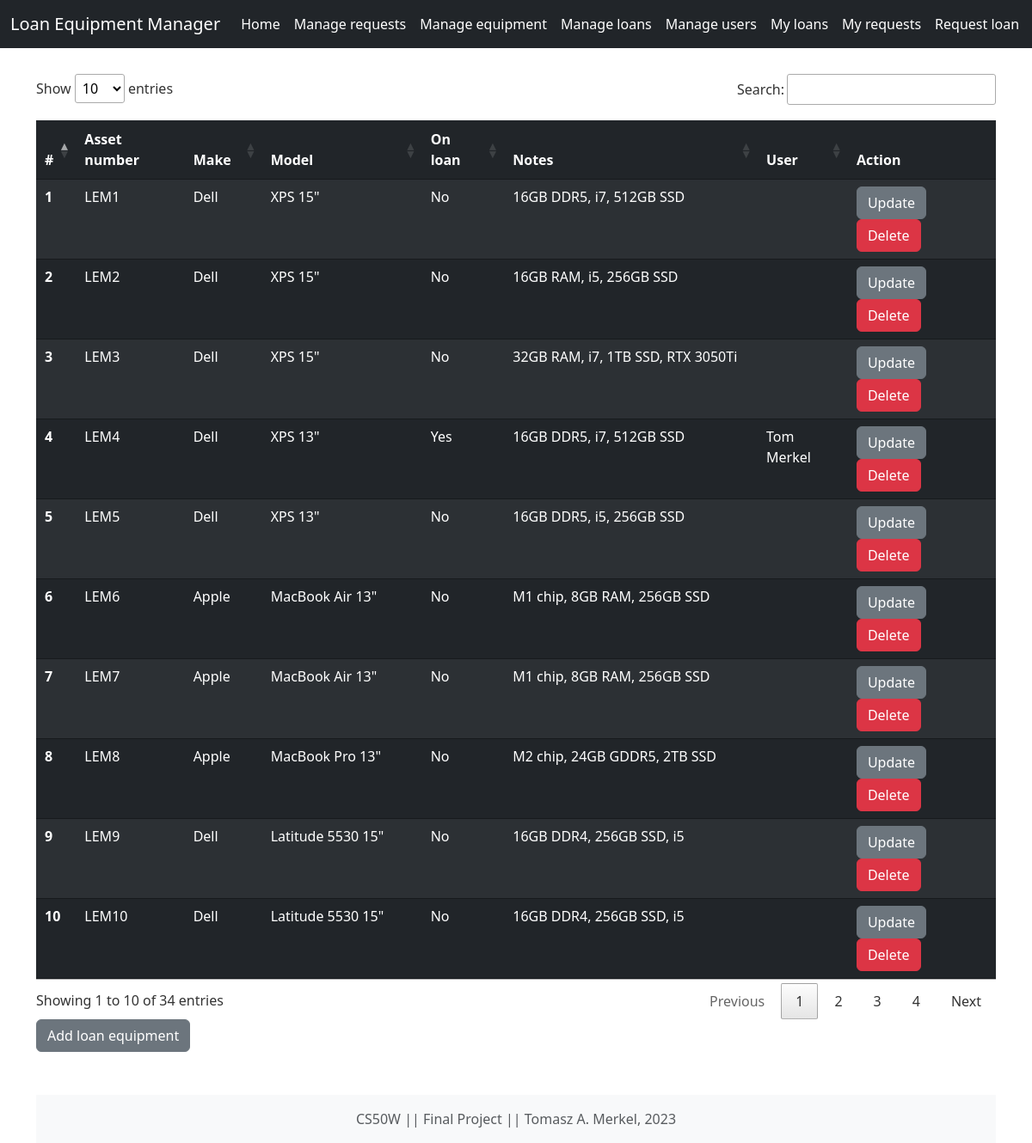
Before: /manage_equipment (signed in) with the older database file.
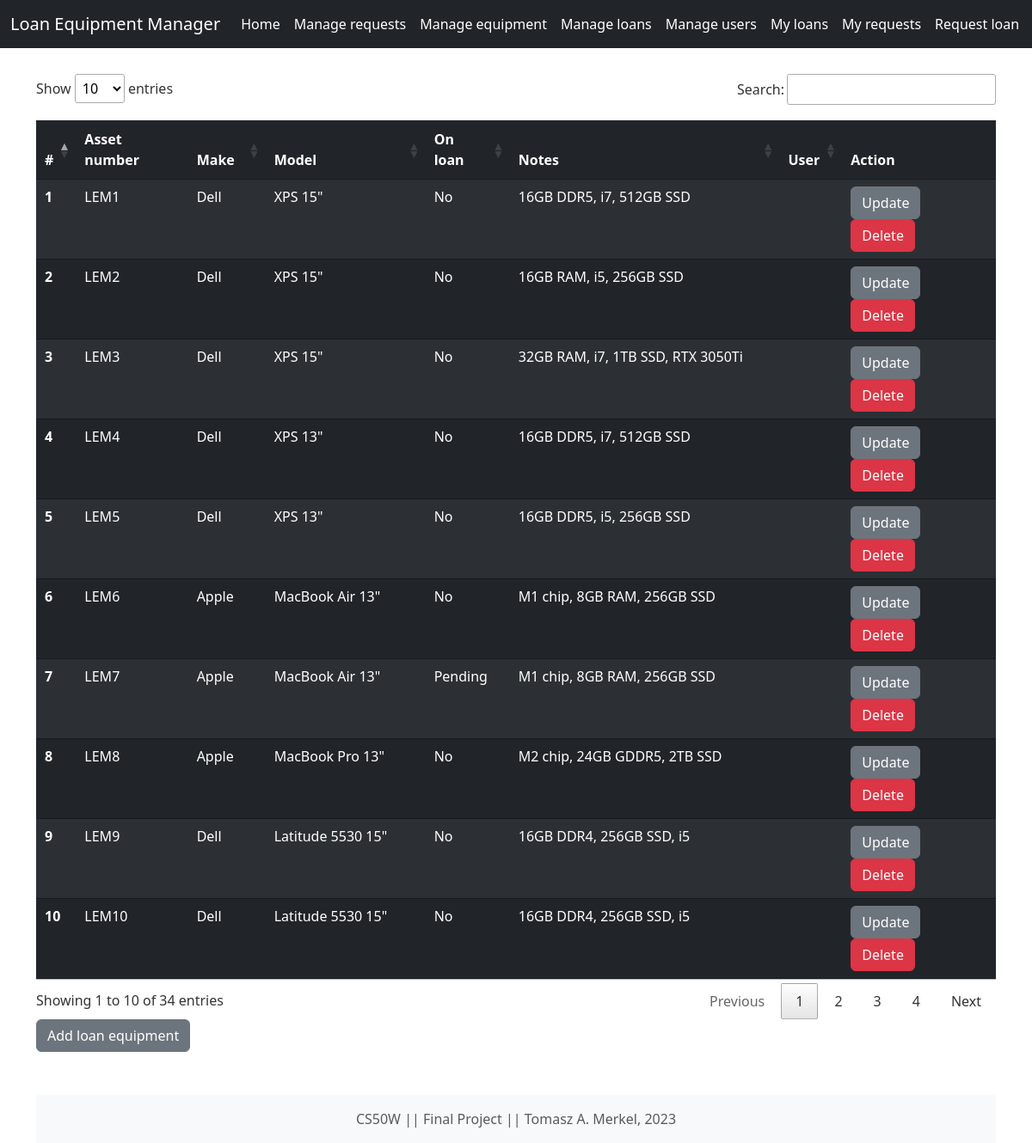
After: the same page with the newer database file.
### loan_equipment_manager/models.py (models this page shows, shortened)
class Loan_item(models.Model):
    CATEGORY = (
        ('...', '...'),
        ('Audio', 'Audio'),
        ('Laptops', 'Laptops'),
        ('Mobile devices', 'Mobile devices'),
        ('Pheripherals', 'Pheripherals')
    )
    asset_number = models.CharField(max_length=128, )
    make = models.CharField(max_length=128, null=False)
    model = models.CharField(max_length=128, null=False)
    category = models.CharField(max_length=128, null=False, choices=CATEGORY)
    on_loan = models.CharField(max_length=3, null=False)
    qr_code = models.CharField(max_length=128, null=True)
    notes = models.CharField(max_length=256, null=False, default="Note")

class User(AbstractUser):
    sd_admin = models.BooleanField(default=False, null=True)
    standard = models.BooleanField(default=False, null=True)

### loan_equipment_manager/decorators.py (the view)
    def wrapper(request, *args, **kwargs):
        if request.user.groups.filter(name="admin").exists() or request.user.groups.filter(name="sd admin").exists():
            return function(request, *args, **kwargs)
        raise Http404

### loan_equipment_manager/templatetags/auth_extras.py (called while the page is built)
@register.filter(name='has_group')
def has_group(user, group_name):
    group = Group.objects.get(name=group_name)
    return True if group in user.groups.all() else False

### loan_equipment_manager/views.py (called while the page is built)
@login_required
@restricted_view
def manage_equipment(request):
    if request.headers.get('x-requested-with') == 'XMLHttpRequest':
        eqList = getEquipmentList()
        return JsonResponse(eqList, safe=False)
    else:
        equipment = Loan_item.objects.annotate(
        asset_number_int=Cast(
        Substr(F('asset_number'), 4),
        IntegerField(),
        ),
        ).order_by('asset_number_int')
        return render(request, "loan_equipment_manager/manage_equipment.html", {
            "equipment": equipment,
            "loan":Loan.objects.filter(active_loan="Yes"),
            "users":User.objects.all()
        })

### loan_equipment_manager/templates/loan_equipment_manager/manage_equipment.html (shortened to what this page needs)
{% extends "loan_equipment_manager/layout.html" %}
{% block body %}
<div class="container table-wrapper">
    <div class="table-responsive w-100">
      <table class="table-lg table table-dark table-striped table-hover" id="itemsTable">
          <thead>
              <tr>
                  <th class="col-md col-lg" scope="col">#</th>
                  <th scope="col">Asset number</th>
                  <th scope="col">Make</th>
                  <th class="col-md-2 col-lg-2" scope="col">Model</th>
                  <th class="col-md" scope="col">On loan</th>
                  <th scope="col">Notes</th>
                  <th scope="col">User</th>
                  <th scope="col">Action</th>
              </tr>
          </thead>
          <tbody>
              {% for item in equipment %}
              <tr class="item" id="item">
                  <th scope="row">{{ forloop.counter }} </th>
                  <td>{{item.asset_number}}</td>
                  <td>{{item.make}}</td>
                  <td>{{item.model}}</td>
                  <td>{{item.on_loan}}</td>
                  <td>{{item.notes}}</td>
                  <td>
                      {% if loan %}
                          {% for loan in loan %}
                              {% if loan.loan_item_id == item.id %}
                                  {% for user in users %}
                                      {% if user.id == loan.end_user_id %}
                                          {{user.first_name}} {{user.last_name}}
                                      {% endif %}
                                  {% endfor %}
                              {% endif %}
                          {% endfor %}
                      {% endif %}
                  </td>
                  <td><button type="button" id="updateItemButton" class="btn btn-secondary" data-bs-toggle="modal" data-bs-target="#staticBackdrop">Update</button>
                    <button type="button" id="deleteItemButton" class="btn btn-danger">Delete</button></td>
              </tr>
              {% endfor %}
          </tbody>
      </table>
    </div>
    <div class="input-group mb-3">
        <button type="button" id="addNewItem" class="btn btn-secondary" data-bs-toggle="modal" data-bs-target="#staticBackdropAddItem">Add loan equipment</button>
    </div>
{% endblock %}

Changed rows visible on the page:
no longer on this page (row unchanged): User: first_name "Tom", last_name "Merkel"
changed Loan_item "LEM4": on_loan "Yes" → "No"
changed Loan_item "LEM7": on_loan "No" → "Pending"
